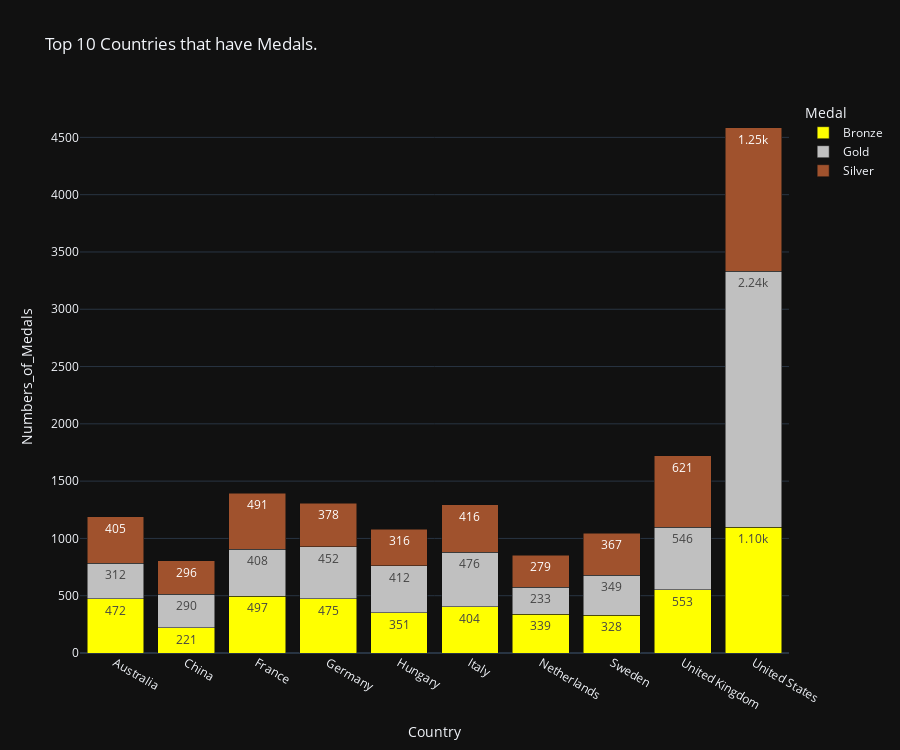

Notebook code for this chart:
### Code cell
fig = px.bar(Numbers_of_Medales_by_medal,
x = 'Country' , 
y = 'Numbers_of_Medals' , 
color='Medal' ,
barmode='stack' ,
title= 'Top 10 Countries that have Medals.' , 
text='Numbers_of_Medals' ,
hover_name='Medal' ,
template='plotly_dark' ,
color_discrete_sequence=['yellow','silver','sienna'],
height=750)
fig.update_traces(texttemplate = '%{text:.3s}' , textposition = 'inside')

### Figure 1 — Plotly figure (JSON) as saved in the notebook; plotly's stock layout.template omitted (floating-point values rounded to 4 significant figures)
{"data": [{"alignmentgroup": "True", "hovertemplate": "<b>%{hovertext}</b><br><br>Medal=Bronze<br>Country=%{x}<br>Numbers_of_Medals=%{text}<extra></extra>", "hovertext": ["Bronze", "Bronze", "Bronze", "Bronze", "Bronze", "Bronze", "Bronze", "Bronze", "Bronze", "Bronze"], "legendgroup": "Bronze", "marker": {"color": "yellow", "pattern": {"shape": ""}}, "name": "Bronze", "offsetgroup": "Bronze", "orientation": "v", "showlegend": true, "text": [472, 221, 497, 475, 351, 404, 339, 328, 553, 1098], "textposition": "inside", "texttemplate": "%{text:.3s}", "type": "bar", "x": ["Australia", "China", "France", "Germany", "Hungary", "Italy", "Netherlands", "Sweden", "United Kingdom", "United States"], "xaxis": "x", "y": [472, 221, 497, 475, 351, 404, 339, 328, 553, 1098], "yaxis": "y"}, {"alignmentgroup": "True", "hovertemplate": "<b>%{hovertext}</b><br><br>Medal=Gold<br>Country=%{x}<br>Numbers_of_Medals=%{text}<extra></extra>", "hovertext": ["Gold", "Gold", "Gold", "Gold", "Gold", "Gold", "Gold", "Gold", "Gold", "Gold"], "legendgroup": "Gold", "marker": {"color": "silver", "pattern": {"shape": ""}}, "name": "Gold", "offsetgroup": "Gold", "orientation": "v", "showlegend": true, "text": [312, 290, 408, 452, 412, 476, 233, 349, 546, 2235], "textposition": "inside", "texttemplate": "%{text:.3s}", "type": "bar", "x": ["Australia", "China", "France", "Germany", "Hungary", "Italy", "Netherlands", "Sweden", "United Kingdom", "United States"], "xaxis": "x", "y": [312, 290, 408, 452, 412, 476, 233, 349, 546, 2235], "yaxis": "y"}, {"alignmentgroup": "True", "hovertemplate": "<b>%{hovertext}</b><br><br>Medal=Silver<br>Country=%{x}<br>Numbers_of_Medals=%{text}<extra></extra>", "hovertext": ["Silver", "Silver", "Silver", "Silver", "Silver", "Silver", "Silver", "Silver", "Silver", "Silver"], "legendgroup": "Silver", "marker": {"color": "sienna", "pattern": {"shape": ""}}, "name": "Silver", "offsetgroup": "Silver", "orientation": "v", "showlegend": true, "text": [405, 296, 491, 378, 316, 416, 279, 367, 621, 1252], "textposition": "inside", "texttemplate": "%{text:.3s}", "type": "bar", "x": ["Australia", "China", "France", "Germany", "Hungary", "Italy", "Netherlands", "Sweden", "United Kingdom", "United States"], "xaxis": "x", "y": [405, 296, 491, 378, 316, 416, 279, 367, 621, 1252], "yaxis": "y"}], "layout": {"barmode": "stack", "height": 750, "legend": {"title": {"text": "Medal"}, "tracegroupgap": 0}, "title": {"text": "Top 10 Countries that have Medals."}, "xaxis": {"anchor": "y", "domain": [0, 1], "title": {"text": "Country"}}, "yaxis": {"anchor": "x", "domain": [0, 1], "title": {"text": "Numbers_of_Medals"}}}}
